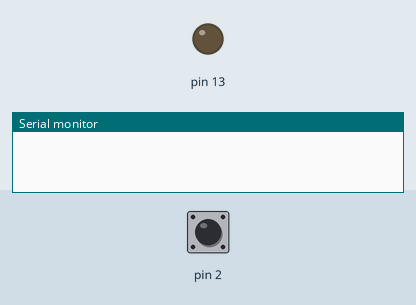
The sketch below on a simulated Arduino Uno, built with avr-gcc and run on an emulated ATmega328P. On the bench: output pins drawn as LEDs (lit = HIGH), the last lines printed to the serial monitor. The inputs (shaded band) are chosen by the test bench; at power-on: pin 2 HIGH.

Above: at 1.2 s.
1.3 s: pin 2 pulled LOW for 0.15 s
At 1.37 s:
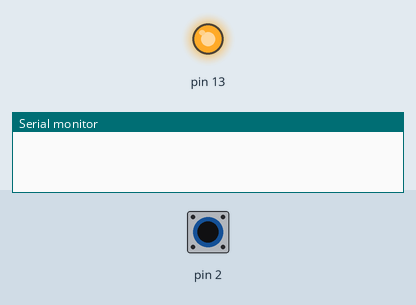
2.9 s: pin 2 pulled LOW for 3.2 s
At 6.8 s:
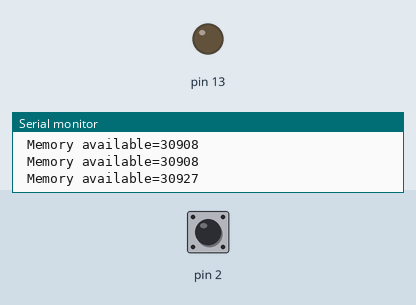
Timing chart, 0 to 8.3 s (numbered marks = the images above; inputs shaded):
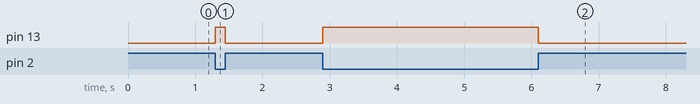

The sketch:

SE_exercicios_de_laboratorio_17.ino
```cpp
volatile int freemem;

void setup() {
  Serial.begin(9600);
  DDRD = 0 << DDD2;       // configure PD2/D2 as an input
  PORTD = 1 << PIND2;     // set a ‘1’ to an input PIN PD2/D2 to configure it as a pullup
  DDRB = 1 << DDB5;       // PB5/D13 is an output
  PCICR = 1 << PCIE2;     // enable pin change interrupt in PORTD (bank 2)
  PCMSK2 = 1 << PCINT18;  // enable pin change interrupt on pin PD2/D2 (PCINT18)
  asm("SEI");             //enable global interrupt
}

// function to return the amount of free RAM
int memoryFree() {
  extern int __bss_end;  // variables created by the build process when compiling the sketch
  extern void *__brkval;
  int freeValue;

  if ((int)__brkval == 0)
    freeValue = ((int)&freeValue) - ((int)&__bss_end);
  else
    freeValue = ((int)&freeValue) - ((int)__brkval);

  return freeValue;
}


void loop() {
  freemem = memoryFree();
  delay(2000);
  Serial.print("\n Memory available=");
  Serial.println(freemem);  // print the free memory
}

ISR(PCINT2_vect) {  // include the name of the interrupt vector (Pin change interrupt request 2)
  freemem = memoryFree();
  if (PIND & 1 << PIND2) {  // Check if PIN PD2/D2 in register PIND is ON (position can be checked using (1<<PIND2))
    PORTB = 0 << PORTB;     // turn the LED of pin PB5/D13 OFF
  } else {
    PORTB = 1 << PORTB5;  // turn the LED of pin PB5/D13 ON
  }
}
```

Measured:
- after the input at 1.3 s, pin 13: LOW → HIGH at once, → LOW 0.15 s later
- after the input at 2.9 s, pin 13: LOW → HIGH at once, → LOW 3.2 s later
